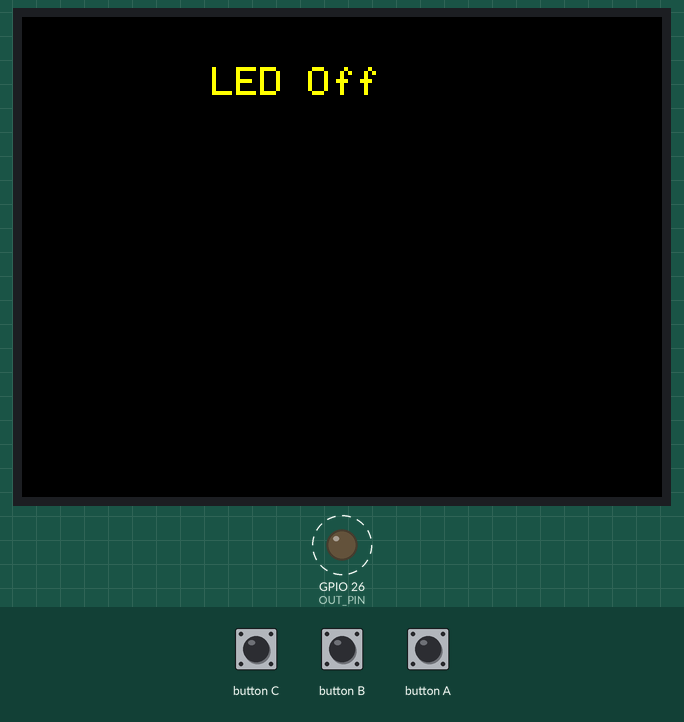
This sketch was run on a simulated ESP32. Parts: 320×240 colour display, output pins drawn as LEDs (lit = HIGH). Dashed ring = blinking. What the sketch prints to the serial monitor is not drawn.

Above: at 0.3 s.
At 1.3 s:
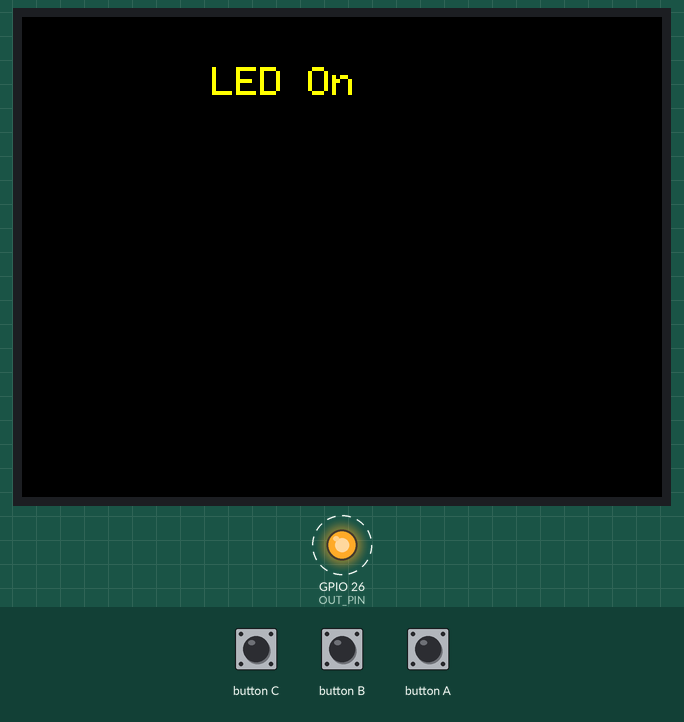
Timing chart, 0 to 130.0 s (numbered marks = the images above):
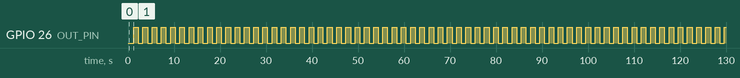

The sketch:

grove_led.ino
```cpp
#include <M5Stack.h>

int OUT_PIN = 26;    // g26  (PortB の左から２番目 (白)　
int INTERVAL = 1000;
int out_v = 0;

void setup() {
  // init lcd
  M5.begin();
  M5.Power.begin();
  Serial.begin(115200);
  pinMode(OUT_PIN, OUTPUT);
  M5.Lcd.clear(BLACK);
  M5.Lcd.setTextColor(YELLOW);
  M5.Lcd.setTextSize(2);
}

void loop() {
  digitalWrite(OUT_PIN, out_v);

  M5.Lcd.fillRect(95, 25, 100, 25, BLACK);
  if (out_v == 1) {
    M5.Lcd.setCursor(95, 25); M5.Lcd.print("LED On");
    Serial.println("LED On");
  } else {
    M5.Lcd.setCursor(95, 25); M5.Lcd.print("LED Off");
    Serial.println("LED Off");
  }
  M5.update();
  delay(INTERVAL);
  out_v = out_v == 0 ? 1 : 0;
}
```

Measured:
- by itself, GPIO 26 (OUT_PIN): alternates HIGH for 1.0 s and LOW for 1.0 s
